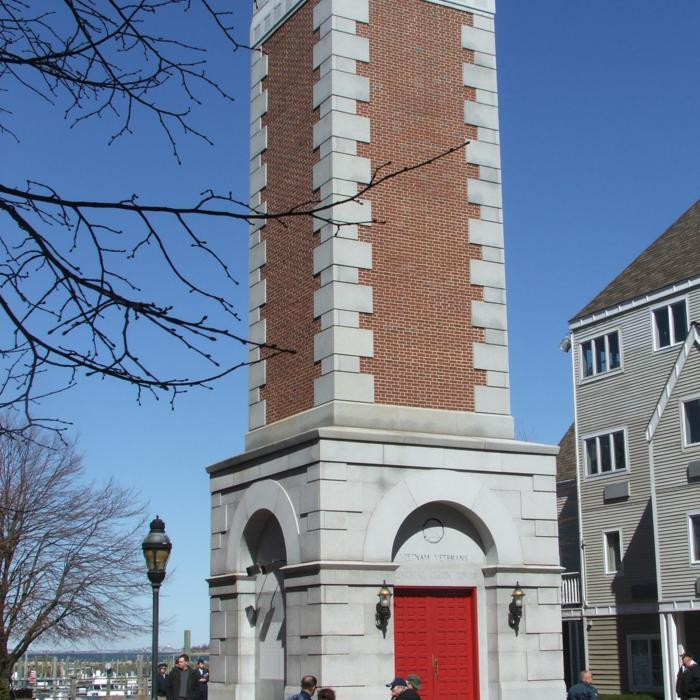
#> input picture images/example.jpg, 700 x 700 px
$ jupyter execute --allow-errors getLineDrawing.ipynb
#> lines starting #> are read from the running program, lines starting #| are printed output that depends on the picture
### demos/getLineDrawingDemo_underDevelopment/bwareaopen.py
import numpy as np
from scipy.ndimage import label, generate_binary_structure
from skimage.measure import regionprops

def bwareaopen(bw, p, conn=None):
    """
    Removes small objects from a binary image.

    This function processes a binary image by identifying and removing objects (connected components) that contain
    fewer than a specified number of pixels. It is useful for cleaning up noise in binary images by discarding small
    objects that may not be of interest.

    Args:
        bw (ndarray): A binary image (NumPy array) where objects are represented by non-zero pixels.
        p (int): The minimum number of pixels an object must have to be retained in the output image.
                 Objects with fewer pixels will be removed.
        conn (int or ndarray, optional): Specifies the desired connectivity for determining which pixels
                                         are considered connected. If not provided, the function uses the
                                         maximal connectivity based on the dimensions of the image.
                                         This can be an integer (1 for minimal connectivity, up to the number
                                         of dimensions of the image) or a structuring element defining connectivity.

    Returns:
        ndarray: A binary image with the same dimensions as the input `bw`, but with all small objects removed.
                 The output image will only include objects that have at least `p` pixels.

    Notes:
    - The function works by first labeling all connected components in the image using the specified connectivity.
    - It then filters out components that do not meet the minimum pixel count criterion.
    - This function is commonly used in image processing workflows to remove noise or irrelevant small features from binary images.

    -----------------------------------------------------
    This function is part of the Mid Level Vision Toolbox:
    http://www.mlvtoolbox.org

    Python Implementation: Aravind Narayanan
    Original MATLAB Implementation: Dirk Bernhardt-Walther
    Copyright: Dirk Bernhardt-Walther
    University of Toronto, Toronto, Ontario, Canada, 2024

    Contact: dirk.walther@gmail.com
    -----------------------------------------------------
    """
    if not np.issubdtype(bw.dtype, np.bool_):
        bw = bw != 0

    if conn is None:
        conn = generate_binary_structure(bw.ndim, bw.ndim)
    elif isinstance(conn, int):
        conn = generate_binary_structure(bw.ndim, conn)

    labeled_array, num_features = label(bw, structure=conn)
    props = regionprops(labeled_array)

    bw2 = np.zeros_like(bw, dtype=np.bool_)
    for prop in props:
        if prop.area >= p:
            bw2[labeled_array == prop.label] = True

    return bw2

### demos/getLineDrawingDemo_underDevelopment/getLineDrawing.ipynb
[cell 1]
# Import packages
import numpy as np
import matplotlib.pyplot as plt
import matplotlib.patches as patches
import matplotlib.colors as mcolors
import matplotlib.cm as cm
import matplotlib as mpl
import pandas as pd
import os
import sys
import argparse
import re
import seaborn as sns
from scipy import stats
# IMport cv2
import cv2
from skimage import io
from skimage import color
from skimage.segmentation import watershed
import scipy.io
import scipy.ndimage
import h5py

from scipy.ndimage import label, generate_binary_structure
from skimage.measure import regionprops
from skimage.io import imread, imshow

from skimage import measure, morphology
import math
from h5py_to_dict import h5py_to_dict
from getPrmDflt import getPrmDflt
from bwareaopen import bwareaopen
from get_con_seg import get_con_seg


# Get the path to the parent directory
parent_dir = os.path.abspath(os.path.join(os.getcwd(), os.pardir))
# # Append the parent directory to the system path
if parent_dir not in sys.path:
    sys.path.append(parent_dir)
# Append the parent directory to the system path
parent_parent_dir = os.path.abspath(os.path.join(parent_dir, os.pardir))
if parent_parent_dir not in sys.path:
    sys.path.append(parent_parent_dir)
# Add to path parent_parent_dir/MLVcode
sys.path.append(os.path.join(parent_parent_dir, 'MLVcode'))
print("The current working directory is:")
print(os.getcwd())
print("The parent directory is:")
print(parent_dir)
print("The parent parent directory is:")
print(parent_parent_dir)
from mergeLineSegments import mergeLineSegments

[cell 2]
# Testing bwareaopen function
# # Load U_original.mat using scipy.io.loadmat
file_path = './U_original.mat'
U_orig = scipy.io.loadmat(file_path)
#> (reads demos/getLineDrawingDemo_underDevelopment/U_original.mat from the repository)
U_orig = U_orig['U_orig']
threshold_edge_strength = 0.85

F  = 1 - U_orig
    # F(F < threshold_edge_strength) = 0;
    # F(F >= threshold_edge_strength) = 1;
F[F < threshold_edge_strength] = 0
F[F >= threshold_edge_strength] = 1
# Invert F
F = 1 - F
T = bwareaopen(F, 30)
# Display the image
plt.imshow(T, cmap='gray')
plt.axis('off')
plt.show()
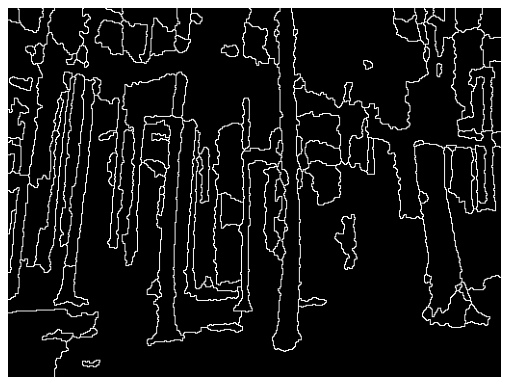
#> figure drawn by matplotlib, 1 panel

[cell 3]
# [75 lines left out: function spDetect, not called in this run]

[cell 4]
# [67 lines left out: function traceLineDrawingFromRGB, not called in this run]

[cell 5]
# Open the MATLAB v7.3 file and convert to dictionary
file_path = 'modelBsds.mat'
#> (the rest of this cell did not finish here and is left out)

[cell 6]
# Open the MATLAB v7.3 file and convert to dictionary
file_path = 'modelBsds.mat'
#> (the rest of this cell did not finish here and is left out)

# EdgesDetect()

[cell 7]
def im_pad(I, pad, pad_type):
    """
    Pad an image along its four boundaries.

    Parameters:
    I (ndarray): Input image (2D or 3D single, double or uint8 array).
    pad (int or tuple): Pad or crop amount. Can be a single int, a tuple of two ints, or a tuple of four ints.
    pad_type (str or int): Pad value or 'replicate', 'symmetric', 'circular'.

    Returns:
    J (ndarray): Padded image.
    """
    h, w = I.shape[:2]

    if isinstance(pad, int):
        pad = [pad, pad, pad, pad]
    elif len(pad) == 2:
        pad = [pad[0], pad[0], pad[1], pad[1]]
    elif len(pad) != 4:
        raise ValueError('pad must be an int, a tuple of two ints, or a tuple of four ints')

    if isinstance(pad_type, (int, float)):
        J = np.pad(I, ((pad[0], pad[1]), (pad[2], pad[3]), (0, 0)), mode='constant', constant_values=pad_type) if I.ndim == 3 else np.pad(I, ((pad[0], pad[1]), (pad[2], pad[3])), mode='constant', constant_values=pad_type)
    elif pad_type == 'replicate':
        J = np.pad(I, ((pad[0], pad[1]), (pad[2], pad[3]), (0, 0)), mode='edge') if I.ndim == 3 else np.pad(I, ((pad[0], pad[1]), (pad[2], pad[3])), mode='edge')
    elif pad_type == 'symmetric':
        J = np.pad(I, ((pad[0], pad[1]), (pad[2], pad[3]), (0, 0)), mode='reflect') if I.ndim == 3 else np.pad(I, ((pad[0], pad[1]), (pad[2], pad[3])), mode='reflect')
    elif pad_type == 'circular':
        J = np.pad(I, ((pad[0], pad[1]), (pad[2], pad[3]), (0, 0)), mode='wrap') if I.ndim == 3 else np.pad(I, ((pad[0], pad[1]), (pad[2], pad[3])), mode='wrap')
    else:
        raise ValueError('pad_type must be an int, "replicate", "symmetric", or "circular"')
    return J

[cell 8]
# [119 lines left out: function edgesDetect, not called in this run]

# spAffinities

[cell 9]
# [56 lines left out: function edges, not called in this run]

# Example usage:
# Load E_spAffinities.mat
#> (the rest of this cell did not finish here and is left out)

[cell 10]
# [103 lines left out: function sticky, not called in this run]


# Example usage
S = scipy.io.loadmat('Data_pre_sticky1/pre_sticky1_S.mat')
#> (reads demos/getLineDrawingDemo_underDevelopment/Data_pre_sticky1/pre_sticky1_S.mat from the repository)
S = S['pre_sticky1_S']
#> (the rest of this cell did not finish here and is left out)

[cell 11]
# Load S_aftersitcky.mat using scipy.io.loadmat
file_path = 'Data_pre_sticky1/S_after_sticky_prelabel.mat'
#> (the rest of this cell did not finish here and is left out)

[cell 12]
# [75 lines left out: function relabel, not called in this run]

# Example usage
# h, w = adjusted_S.shape
#> (the rest of this cell did not finish here and is left out)

[cell 13]
# [15 lines of commented-out code are left out]

#> (a cell that did not finish here is left out)

[cell 15]
# Testing the padding function
import matplotlib.pyplot as plt
from skimage.io import imread

# Load example image
I = imread('../../images/example.jpg')
#> I is the input picture: shape (700, 700, 3); mean R, G, B 116.5, 128.2, 148.7

# Pad the image
pad = (15, 20)
pad_type = 'symmetric'
J = im_pad(I, pad, pad_type)
#> in im_pad, `J = np.pad(I, ((pad[0], pad[1]), (pad[2], pad[3]), (0, 0)), mode='refl..`:
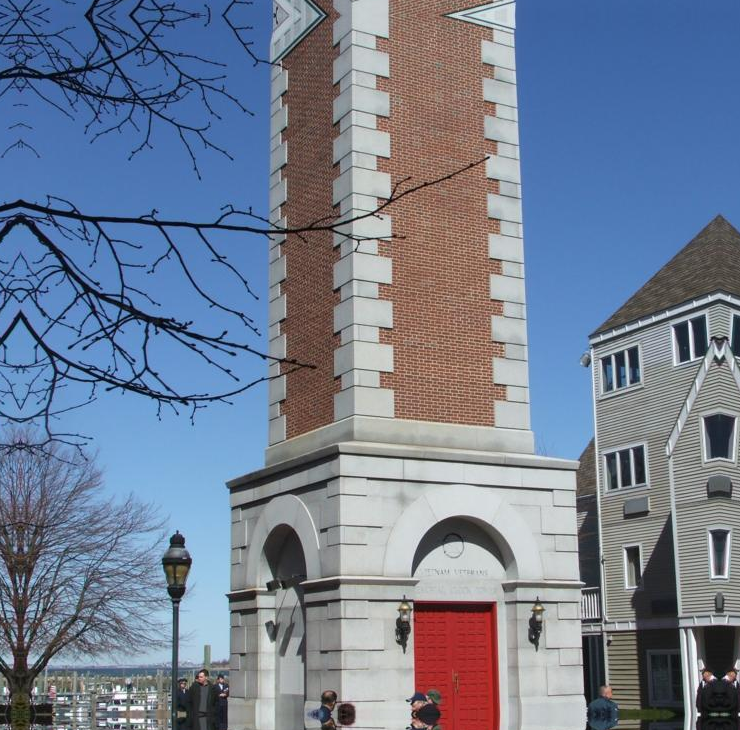
#> J: shape (730, 740, 3); mean R, G, B 114.4, 126.3, 147.1

# Display original and padded images
plt.figure(figsize=(10, 5))
plt.subplot(1, 2, 1)
plt.imshow(I, cmap='gray')
plt.title('Original Image')

plt.subplot(1, 2, 2)
plt.imshow(J, cmap='gray')
plt.title('Padded Image')

plt.show()
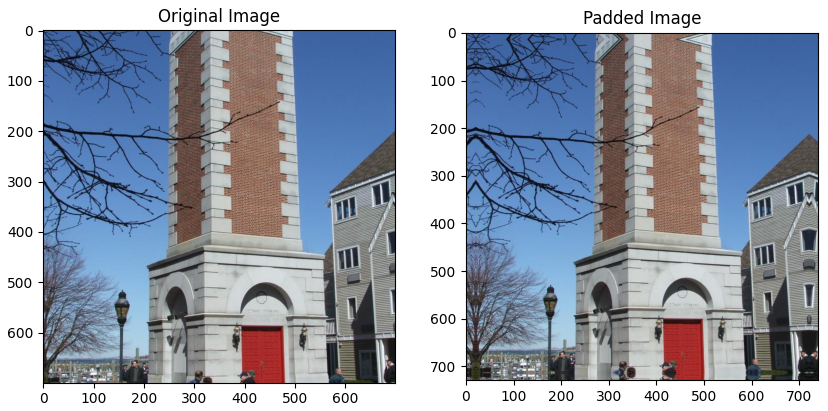
#> figure drawn by matplotlib, 2 panels
